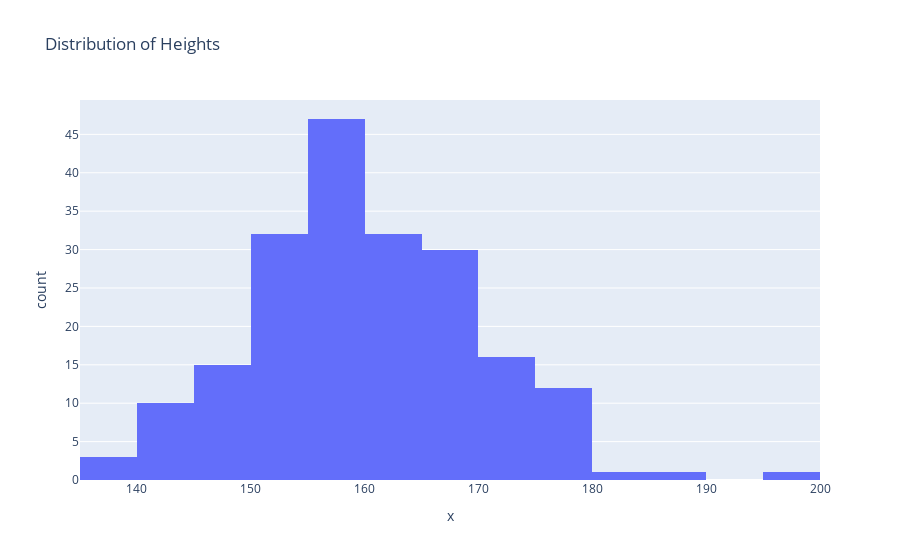

The cell this chart's notebook holds for it:
### Markdown cell above
# Histogram

### Code cell
#Here we will concentrate on heights which are 160 and the standard deviation is 11
heights_array = np.random.normal(160, 11, 200)

## Use plotly express histogram chart function px.histogram.Provide input data x to the histogram
fig = px.histogram(
    x=heights_array,
    title="Distribution of Heights"
)
fig.show()

### Figure 1 — Plotly figure (JSON) as saved in the notebook; plotly's stock layout.template omitted (floating-point values rounded to 4 significant figures; data arrays with more than 128 entries replaced by an {"elided": "..."} marker saying what was removed)
{"data": [{"bingroup": "x", "hovertemplate": "x=%{x}<br>count=%{y}<extra></extra>", "legendgroup": "", "marker": {"color": "#636efa", "pattern": {"shape": ""}}, "name": "", "orientation": "v", "showlegend": false, "type": "histogram", "x": {"elided": "200 float values"}, "xaxis": "x", "yaxis": "y"}], "layout": {"barmode": "relative", "legend": {"tracegroupgap": 0}, "title": {"text": "Distribution of Heights"}, "xaxis": {"anchor": "y", "domain": [0, 1], "title": {"text": "x"}}, "yaxis": {"anchor": "x", "domain": [0, 1], "title": {"text": "count"}}}}
